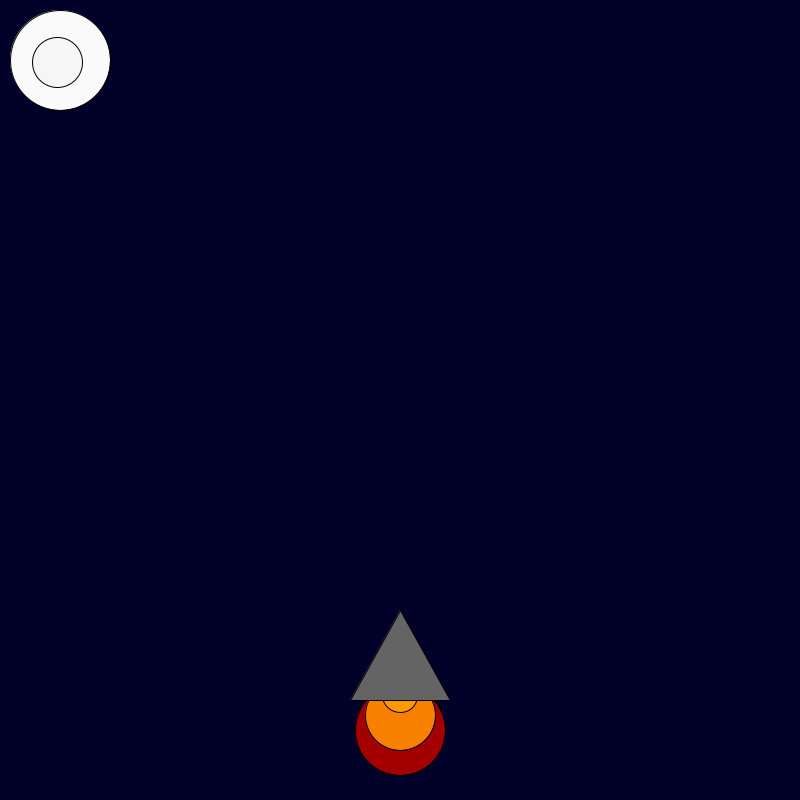
Frame 1 (no input)
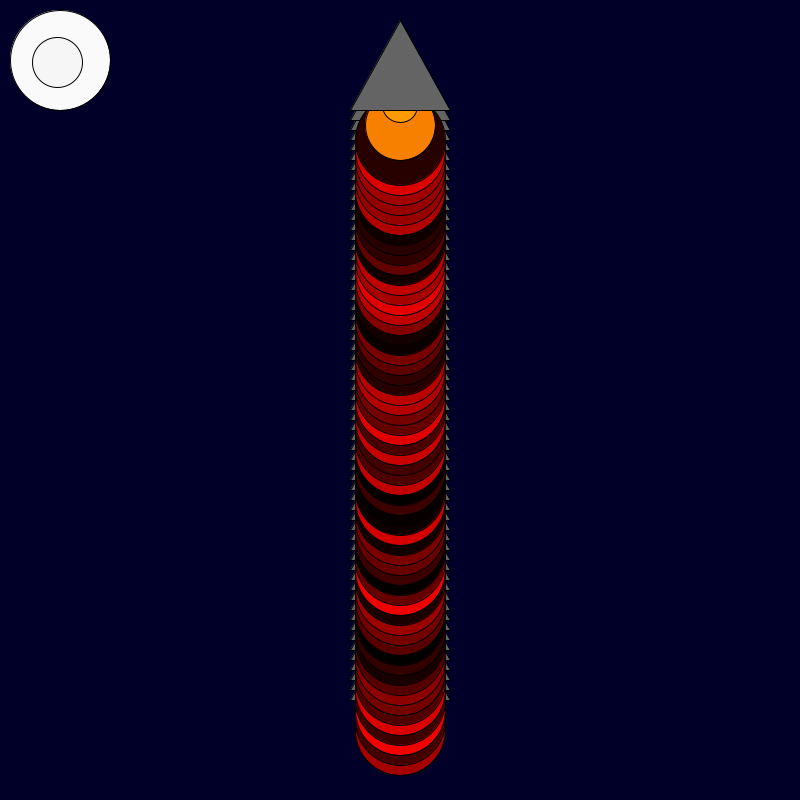
Frame 60 (the mouse pressed at the canvas centre just before this capture)
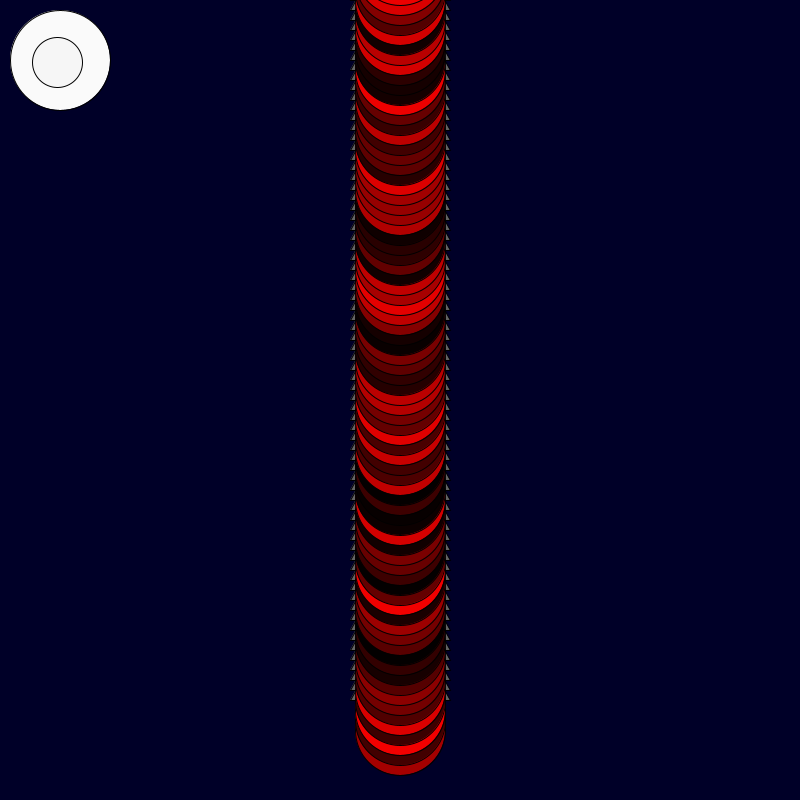
Frame 120 (the mouse held since frame 60 and released just before this capture)

The Processing sketch that drew these frames (run headless with seeded random() and noise(); from frame 60 on, the mouse is pressed at the canvas centre):

// Processing sketch: rocket_ship
// ── rocket_ship.pde
int x = 400; 
int y = 600; 

void setup() {

    background(0, 0, 40); size(800, 800);
    fill(250, 250, 250);
    ellipse(60, 60, 100, 100);
    fill(246, 246, 246);
    ellipse (57, 62, 50, 50);

}

void draw() {

    fill(random(255), 0, 0);
    ellipse(x, y + 130, 90, 90);
    fill(248, 128, 0);
    ellipse(x, y + 115, 70, 70);
    fill(255, 153, 0);
    ellipse(x, y + 95, 35, 35);
    fill(100, 100, 100);
    triangle(x, y + 10, x + 50, y + 100, x - 50, y + 100);
y =y-10;
}
